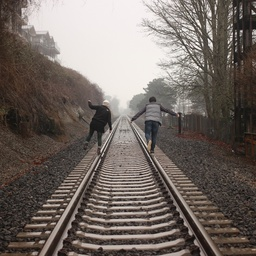
//> input picture image/image.jpg, 256 x 256 px, shrunk from 1024 x 1024 before the run
$ ./main_update_canny   (built with g++ and OpenCV 4)
//> lines starting //> are read from the running program, lines starting //| are printed output that depends on the picture
### src/image_processing_updateCanny.h
// image_processing.h
#ifndef IMAGE_PROCESSING_UPDATE_H
#define IMAGE_PROCESSING_UPDATE_H

#include <opencv2/opencv.hpp>

// Chỉ khai báo prototype của các hàm
void applySobel(const cv::Mat& grayImage, cv::Mat& sobelImage);
void applyPrewitt(const cv::Mat& grayImage, cv::Mat& prewittImage);
void applyLaplacian(const cv::Mat& grayImage, cv::Mat& laplacianImage);
void applyStatisticalFilter(const cv::Mat& grayImage, cv::Mat& filteredImage);
void applyDynamicThreshold(const cv::Mat& sobelImage, cv::Mat& dtImage);

#endif

### src/main_update_canny.cpp
#include <opencv2/opencv.hpp>
#include <iostream>
#include "image_processing_updateCanny.h"
#include "opencv2/core.hpp"
#include <omp.h>

int main() {
    // Thiết lập số luồng tối đa cho OpenMP
    omp_set_num_threads(omp_get_max_threads());

    // Đọc ảnh đầu vào
    cv::Mat image = cv::imread("./image/image.jpg");
//> image is the input picture: 256 rows x 256 cols, CV_8UC3; mean B, G, R 99.8, 105.6, 114.5
    if (image.empty()) {
        std::cerr << "There is no such image in the directory" << std::endl;
        return -1;
    }

    // Chuyển ảnh sang ảnh xám
    cv::Mat grayImage;
    cv::cvtColor(image, grayImage, cv::COLOR_BGR2GRAY);

    double itime, ftime, exec_time;
    itime = omp_get_wtime();

    // Áp dụng các bộ lọc
    cv::Mat sobelImage = cv::Mat::zeros(grayImage.size(), CV_8U);
    applySobel(grayImage, sobelImage);
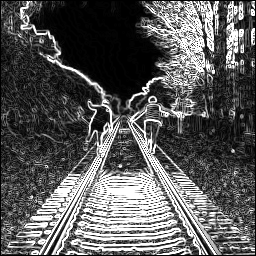
//> sobelImage: 256 rows x 256 cols, CV_8UC1; min 0, max 255, mean 90.1

    // [5 lines of commented-out code are left out]

    cv::Mat filteredImage = cv::Mat::zeros(grayImage.size(), CV_8U);
    applyStatisticalFilter(grayImage, filteredImage);

    cv::Mat dtImage = cv::Mat::zeros(grayImage.size(), CV_8U);
    applyDynamicThreshold(sobelImage, dtImage);
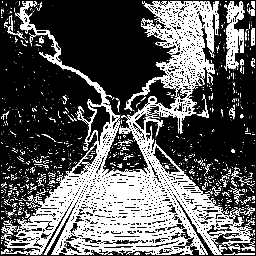
//> dtImage: 256 rows x 256 cols, CV_8UC1; min 0, max 255, mean 93.9


    ftime = omp_get_wtime();
    exec_time = ftime - itime;
    printf("\n\nTime taken is %f", exec_time);

    // Hiển thị kết quả
    cv::namedWindow("Edge Detection Results", cv::WINDOW_NORMAL);
    cv::imshow("Edge Detection Results", dtImage); // hoặc prewittImage hoặc laplacianImage

    cv::waitKey(0);
    cv::destroyAllWindows();
    return 0;
}

$ run again, with image/betuan.jpg copied over image/image.jpg
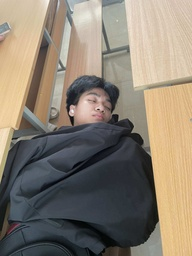
//> input picture image/betuan.jpg, 192 x 256 px, shrunk from 1536 x 2048 before the run
//> image is the input picture: 256 rows x 192 cols, CV_8UC3; mean B, G, R 112.8, 126.7, 136.7
//> `applySobel(grayImage, sobelImage);`:
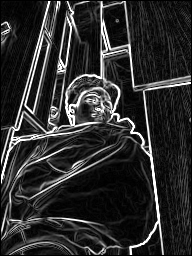
//> sobelImage: 256 rows x 192 cols, CV_8UC1; min 0, max 255, mean 45.3
//> `applyDynamicThreshold(sobelImage, dtImage);`:
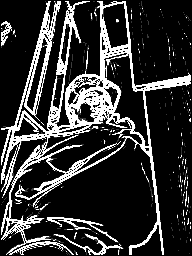
//> dtImage: 256 rows x 192 cols, CV_8UC1; min 0, max 255, mean 53.1

$ run again, with image/leaf_4k.jpg copied over image/image.jpg
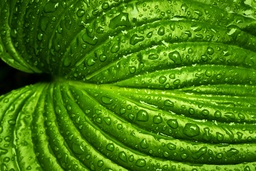
//> input picture image/leaf_4k.jpg, 256 x 171 px, shrunk from 3840 x 2560 before the run
//> image is the input picture: 171 rows x 256 cols, CV_8UC3; mean B, G, R 14.6, 126.4, 71.4
//> `applySobel(grayImage, sobelImage);`:
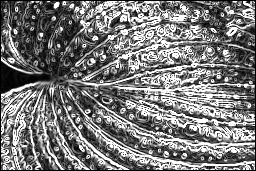
//> sobelImage: 171 rows x 256 cols, CV_8UC1; min 0, max 255, mean 121.8
//> `applyDynamicThreshold(sobelImage, dtImage);`:
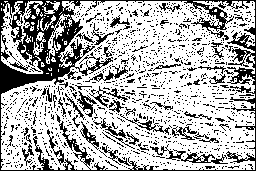
//> dtImage: 171 rows x 256 cols, CV_8UC1; min 0, max 255, mean 174.9
